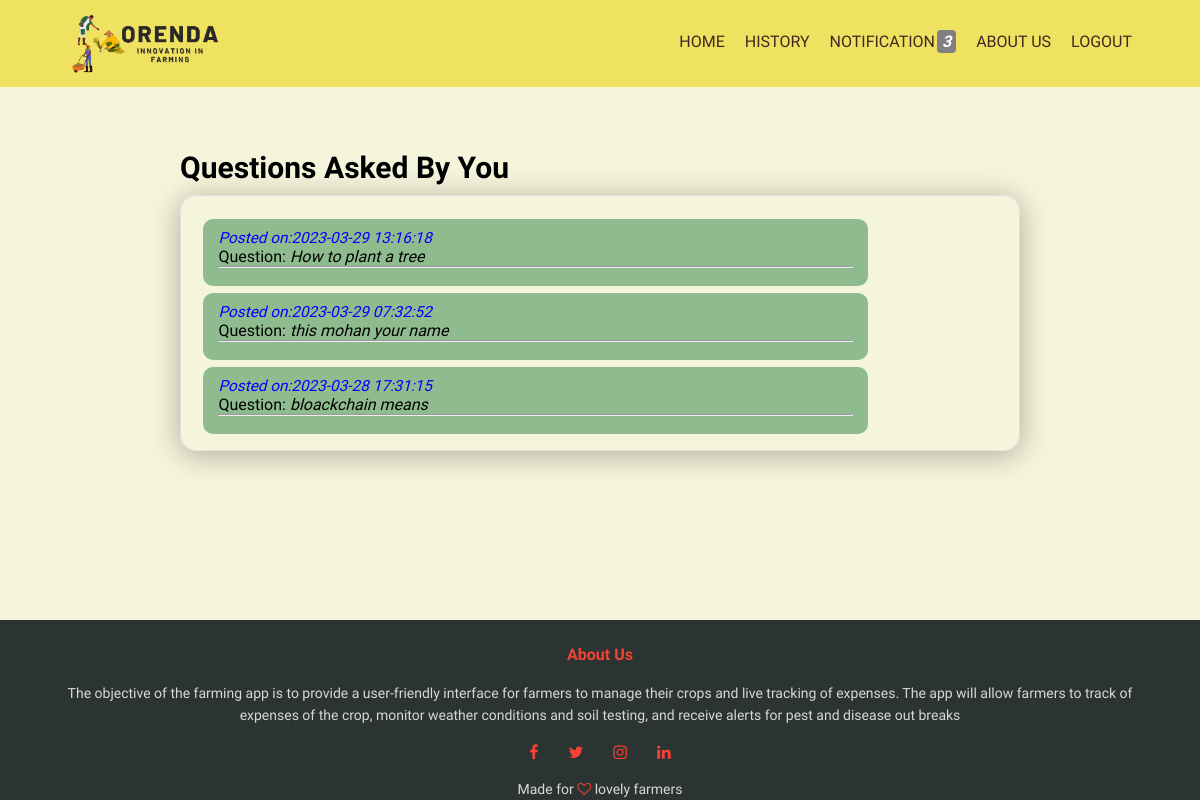
The app's page /home/user_ques.php (signed in) with its own data.
### tables this page shows
CREATE TABLE `questions` (
  `qid` int(11) NOT NULL,
  `question` text NOT NULL,
  `userid` varchar(20) NOT NULL,
  `date` datetime NOT NULL DEFAULT current_timestamp()
);

### home/user_ques.php (the view, shortened to what this page needs)
<?php
    require('../connect.php');
?>
<html>
<head>
   <link rel="stylesheet" href="https://cdnjs.cloudflare.com/ajax/libs/font-awesome/4.7.0/css/font-awesome.min.css"/>
   <link rel="stylesheet" href="house.css">
</head>
<body>
    <nav>
        <a href="home.html"><img class="loim" src="logo1.png" /></a>
        <ul>
          <li><a href="home.php">HOME</a></li>
      <li>
                        <div class="dropdown">
                            <a>HISTORY</a>
                        </div>
            </li>
            <li>
                        <a href="user_notifications.php">
                            <?php
                            $q="SELECT count(*) FROM user_notifications where userid='".$_SESSION['username']."'";
                            $d=mysqli_query($conn,$q);
                            $notif_count=mysqli_fetch_row($d);
                            ?>
                            NOTIFICATION<b><i><span style='background-color:grey;color:white;padding: 2px 5px; margin-left: 2px;
                            border-radius: 4px;'><?php echo"$notif_count[0]";?></span></i></b>
                        </a>
            </li>
          <li><a href="../about/about.php">ABOUT US</a></li>
          <li><a href="logout.php">LOGOUT</a></li>
        </ul>
      </nav>
<section style="margin-top:115px;">
    <div class="out">
        <h2>Questions Asked By You</h2>
        <div class="out_b1">
            <div class="out_b2">
                 <p>
                    <?php
                        $ques=mysqli_query($conn,"SELECT `question`,`date`  FROM questions where userid='".$_SESSION['username']."' order by `date` desc");
                        while($q=mysqli_fetch_array($ques))
                        {
                            print ("<div class='left'><small style='color:blue; font-size:0.16in;'><i>Posted on:".$q['date']."</i></small></h4><br/>");
                            print ("Question: <i>".$q['question']."</i><br/><hr/></div>");
                        }
                    ?>
                </p>
            </div>
        </div>
    </div>
    <br><br><br><br><br>
                    </section>
    <section class="footer">
      <h4>About Us</h4>
      <p>
        The objective of the farming app is to provide a user-friendly interface
        for farmers to manage their crops and live tracking of expenses. The
        app will allow farmers to track of expenses of the crop, monitor
        weather conditions and soil testing, and receive alerts for pest and
        disease out breaks
      </p>
      <div class="icons">
        <i class="fa fa-facebook"></i>
        <i class="fa fa-twitter"></i>
        <i class="fa fa-instagram"></i>
        <i class="fa fa-linkedin"></i>
      </div>
      <p>Made for <i class="fa fa-heart-o"></i> lovely farmers</p>
    </section>
</body>
</html>

### home/house.css (style rules this page uses)
* { margin: 0; padding: 0; font-family: "Varela Round", sans-serif; }
body { background-color:beige; }
nav { padding: 1% 6%; display: flex; justify-content: space-between; justify-items: center; background-color: #f0e261; position: fixed; width: 90%; top: 0; z-index: 1000; }
.loim { width: 150px; }
nav ul { display: flex; justify-content: right; margin-top: 20px; margin-right: 20px; }
nav ul li { margin-left: 20px; list-style: none; }
nav ul li a { text-decoration: none; color: #3c2a21; }
li a::after { content: ""; width: 0; height: 2px; background-color: #3e773e; margin: auto; display: block; }
.footer { width: 100%; text-align: center; background-color: #2c3333; padding: 25 0 0 0; position: absolute; margin-top: 25px; }
.footer h4 { margin-bottom: 18px; font-weight: 600; color: f44336; }
p { color: #d8d8d8; font-size: 14px; font-weight: 300px; line-height: 22px; padding: 0 60px; }
.icons .fa { color: #f44336; margin: 0 13px; cursor: pointer; padding: 18px 0; }
.fa-heart-o { color: #f44336; }
.out { width: 70%; margin: auto; padding-top: 35px; }
.out h2 { font-size: 30px; font-weight: 600; }
.out_b1 { border: 1px solid #dee2e6 !important; box-shadow: 0 4px 30px rgb(0 0 0 / 30%); backdrop-filter: blur(3.7px); border-radius: 16px; padding: 1rem 1.4rem !important; display: -webkit-box; display: -ms-flexbox; display: flex; -webkit-box-align: start; -ms-flex-align: start; align-items: flex-start; margin-top: 10px; }
.out_b2 { -webkit-box-flex: 1; flex: 1; }
.left { background-color: darkseagreen; float: left; width: 80%; padding: 10px 15px 18px 15px; margin-top: 7px; border-radius: 10px; }
.dropdown { position: relative; display: inline-block; }

### home/user_ques.php (style rules this page uses)
.footer { bottom: 0; }

### records on screen
questions: date "2023-03-29 13:16:18", question "How to plant a tree"
questions: date "2023-03-29 07:32:52", question "this mohan your name"
questions: date "2023-03-28 17:31:15", question "bloackchain means"

### other values on screen
$notif_count[0] "3"
